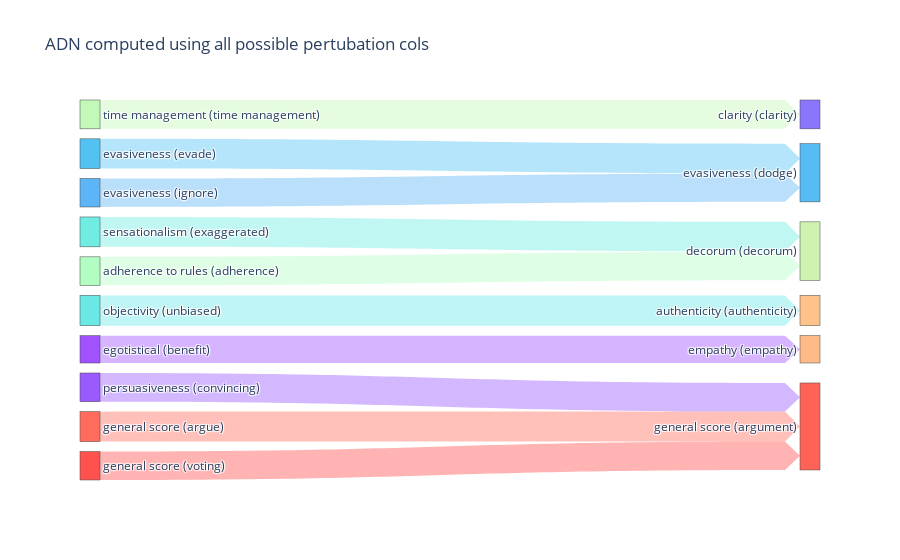
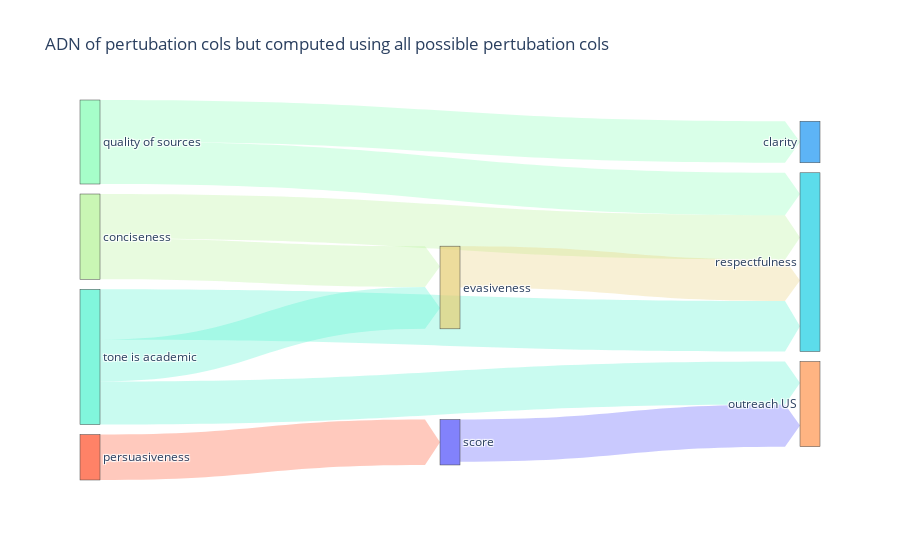
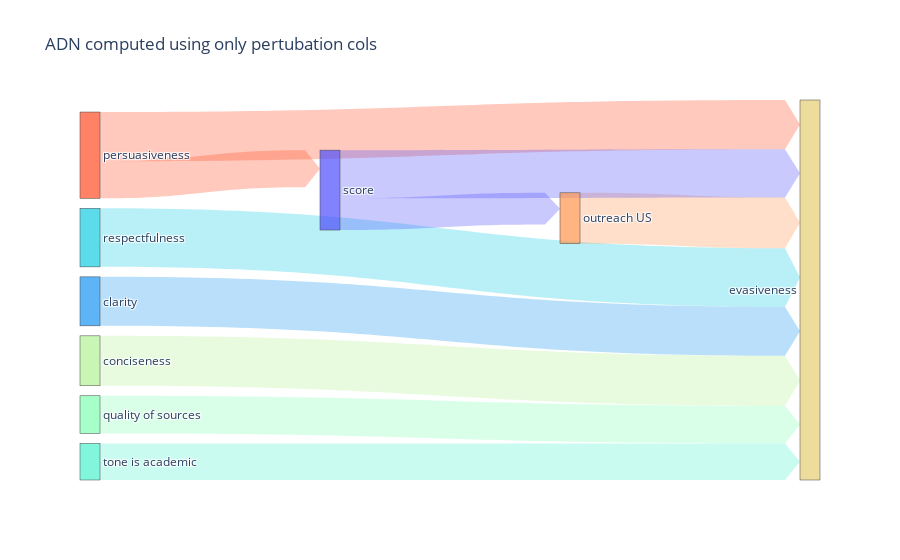
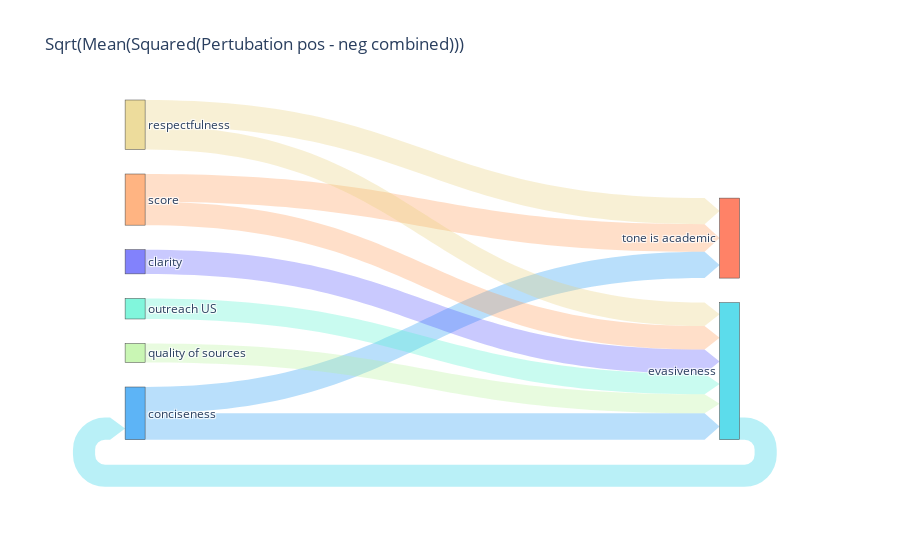

Notebook cell for these charts, in order:
### Code cell
n_connections = 10

dis_matrices = [
    ('ADN computed using all possible pertubation cols', dis_matrix_adn_complete),
    ('ADN of pertubation cols but computed using all possible pertubation cols', dis_matrix_adn_pertubation_cols_computed_using_complete),
    ('ADN computed using only pertubation cols', dis_matrix_adn_pertubation_cols),
    ('Sqrt(Mean(Squared(Pertubation pos - neg combined)))', pertubation_pos_minus_neg_combined_rmse),
    # ('Mean(Pertubation pos - neg combined)', pertubation_pos_minus_neg_combined_mean),
    # ('Abs(Mean(Pertubation pos - neg combined))', pertubation_pos_minus_neg_combined_mean.abs()),
    ('Sqrt(Mean(Squared(Pertubation 0. - Original Value))', pertubation_rmse[0.0]),
    # ('Mean(Pertubation 0. - Original Value)', pertubation_mean[0.0]),
    # ('Abs(Mean(Pertubation 0. - Original Value))', pertubation_mean[0.0].abs()),
]

for name, dis_matrix in dis_matrices:
    dm = DistanceMatrix(dis_matrix)
    dm.keep_top_n_links(n_connections)
    fig = dm.to_go_figure()
    # set title
    fig.update_layout(title=name)
    # plt.title(name)
    fig.show()

### Figure 1 — Plotly figure (JSON) as saved in the notebook; plotly's stock layout.template omitted (floating-point values rounded to 4 significant figures)
{"data": [{"arrangement": "freeform", "link": {"arrowlen": 15, "color": ["rgba(44, 222, 220, 0.3)", "rgba(255, 46, 23, 0.3)", "rgba(52, 228, 216, 0.3)", "rgba(9, 169, 238, 0.3)", "rgba(170, 246, 154, 0.3)", "rgba(113, 21, 254, 0.3)", "rgba(146, 253, 169, 0.3)", "rgba(25, 149, 242, 0.3)", "rgba(255, 9, 4, 0.3)", "rgba(121, 9, 254, 0.3)"], "source": [21, 60, 22, 14, 37, 1, 34, 12, 63, 0], "target": [49, 61, 39, 13, 4, 61, 39, 13, 61, 50], "value": [0.9036, 0.8939, 0.8915, 0.8853, 0.8611, 0.8554, 0.853, 0.8501, 0.8481, 0.8155]}, "node": {"color": ["rgba(121, 9, 254, 0.7)", "rgba(113, 21, 254, 0.7)", "rgba(105, 34, 254, 0.7)", "rgba(97, 46, 253, 0.7)", "rgba(89, 59, 253, 0.7)", "rgba(81, 71, 252, 0.7)", "rgba(73, 83, 251, 0.7)", "rgba(65, 95, 250, 0.7)", "rgba(57, 106, 249, 0.7)", "rgba(49, 117, 247, 0.7)", "rgba(41, 128, 246, 0.7)", "rgba(33, 139, 244, 0.7)", "rgba(25, 149, 242, 0.7)", "rgba(17, 159, 240, 0.7)", "rgba(9, 169, 238, 0.7)", "rgba(1, 178, 236, 0.7)", "rgba(4, 185, 234, 0.7)", "rgba(12, 193, 231, 0.7)", "rgba(20, 201, 228, 0.7)", "rgba(28, 209, 226, 0.7)", "rgba(36, 215, 223, 0.7)", "rgba(44, 222, 220, 0.7)", "rgba(52, 228, 216, 0.7)", "rgba(60, 233, 213, 0.7)", "rgba(68, 238, 209, 0.7)", "rgba(76, 242, 206, 0.7)", "rgba(84, 246, 202, 0.7)", "rgba(92, 249, 198, 0.7)", "rgba(100, 251, 194, 0.7)", "rgba(108, 253, 190, 0.7)", "rgba(116, 254, 186, 0.7)", "rgba(124, 254, 181, 0.7)", "rgba(130, 254, 178, 0.7)", "rgba(138, 254, 174, 0.7)", "rgba(146, 253, 169, 0.7)", "rgba(154, 251, 164, 0.7)", "rgba(162, 249, 159, 0.7)", "rgba(170, 246, 154, 0.7)", "rgba(178, 242, 149, 0.7)", "rgba(186, 238, 144, 0.7)", "rgba(194, 233, 139, 0.7)", "rgba(202, 228, 134, 0.7)", "rgba(210, 222, 128, 0.7)", "rgba(218, 215, 123, 0.7)", "rgba(226, 209, 117, 0.7)", "rgba(234, 201, 112, 0.7)", "rgba(242, 193, 106, 0.7)", "rgba(250, 185, 100, 0.7)", "rgba(255, 178, 96, 0.7)", "rgba(255, 169, 90, 0.7)", "rgba(255, 159, 84, 0.7)", "rgba(255, 149, 78, 0.7)", "rgba(255, 139, 72, 0.7)", "rgba(255, 128, 66, 0.7)", "rgba(255, 117, 60, 0.7)", "rgba(255, 106, 54, 0.7)", "rgba(255, 95, 48, 0.7)", "rgba(255, 83, 42, 0.7)", "rgba(255, 71, 36, 0.7)", "rgba(255, 59, 29, 0.7)", "rgba(255, 46, 23, 0.7)", "rgba(255, 34, 17, 0.7)", "rgba(255, 21, 10, 0.7)", "rgba(255, 9, 4, 0.7)"], "label": ["egotistical (benefit)", "persuasiveness (convincing)", "clarity (understandable)", "clarity (easiness)", "clarity (clarity)", "contribution (quality)", "contribution (quantity)", "truthfulness (thruthullness)", "bias (bias)", "manipulation (manipulation)", "manipulation (underhanded)", "evasiveness (avoid)", "evasiveness (ignore)", "evasiveness (dodge)", "evasiveness (evade)", "relevant (relevant)", "relevance (relevance)", "conciseness (efficiency)", "conciseness (concise)", "use of evidence (evidence)", "emotional appeal (emotional)", "objectivity (unbiased)", "sensationalism (exaggerated)", "controversiality (controversial)", "coherence (coherent)", "consistency (consistent)", "factuality (factual)", "completeness (complete)", "quality of sources (reliable)", "balance (balanced)", "tone is conversational (tone)", "tone is academic (tone)", "accessibility (accessibility)", "engagement (engagement)", "adherence to rules (adherence)", "respectfulness (respectfulness)", "interruptions (interruptions)", "time management (time management)", "responsiveness (responsiveness)", "decorum (decorum)", "venue respect (venue respect)", "contextual awareness (contextual awareness)", "confidence (confidence)", "fair play (fair play)", "listening skills (listening skills)", "civil discourse (civil discourse)", "respect for diverse opinions (respect for diverse opinions)", "preparation (preparation)", "resonance (resonance)", "authenticity (authenticity)", "empathy (empathy)", "innovation (innovation)", "outreach (penetration)", "outreach (relatability)", "outreach (accessibility)", "outreach (amplification)", "outreach (cultural relevance)", "outreach (resonance)", "logical (logic argument)", "logical (sound)", "general score (argue)", "general score (argument)", "general score (quality)", "general score (voting)"], "pad": 10}, "type": "sankey"}], "layout": {"title": {"text": "ADN computed using all possible pertubation cols"}}}

### Figure 2 — Plotly figure (JSON) as saved in the notebook; plotly's stock layout.template omitted (floating-point values rounded to 4 significant figures)
{"data": [{"arrangement": "freeform", "link": {"arrowlen": 15, "color": ["rgba(76, 242, 206, 0.3)", "rgba(255, 77, 39, 0.3)", "rgba(178, 242, 149, 0.3)", "rgba(76, 242, 206, 0.3)", "rgba(128, 254, 179, 0.3)", "rgba(77, 77, 251, 0.3)", "rgba(76, 242, 206, 0.3)", "rgba(128, 254, 179, 0.3)", "rgba(230, 205, 115, 0.3)", "rgba(178, 242, 149, 0.3)"], "source": [3, 8, 5, 3, 4, 0, 3, 4, 6, 5], "target": [2, 0, 2, 7, 2, 7, 6, 1, 2, 6], "value": [0.7068, 0.6371, 0.6231, 0.6039, 0.5957, 0.5904, 0.5864, 0.5823, 0.5806, 0.5727]}, "node": {"color": ["rgba(77, 77, 251, 0.7)", "rgba(25, 149, 242, 0.7)", "rgba(24, 205, 227, 0.7)", "rgba(76, 242, 206, 0.7)", "rgba(128, 254, 179, 0.7)", "rgba(178, 242, 149, 0.7)", "rgba(230, 205, 115, 0.7)", "rgba(255, 149, 78, 0.7)", "rgba(255, 77, 39, 0.7)"], "label": ["score", "clarity", "respectfulness", "tone is academic", "quality of sources", "conciseness", "evasiveness", "outreach US", "persuasiveness"], "pad": 10}, "type": "sankey"}], "layout": {"title": {"text": "ADN of pertubation cols but computed using all possible pertubation cols"}}}

### Figure 3 — Plotly figure (JSON) as saved in the notebook; plotly's stock layout.template omitted (floating-point values rounded to 4 significant figures)
{"data": [{"arrangement": "freeform", "link": {"arrowlen": 15, "color": ["rgba(24, 205, 227, 0.3)", "rgba(255, 149, 78, 0.3)", "rgba(178, 242, 149, 0.3)", "rgba(255, 77, 39, 0.3)", "rgba(25, 149, 242, 0.3)", "rgba(77, 77, 251, 0.3)", "rgba(128, 254, 179, 0.3)", "rgba(255, 77, 39, 0.3)", "rgba(76, 242, 206, 0.3)", "rgba(77, 77, 251, 0.3)"], "source": [2, 7, 5, 8, 1, 0, 4, 8, 3, 0], "target": [6, 6, 6, 6, 6, 6, 6, 0, 6, 7], "value": [0.5709, 0.4961, 0.4867, 0.4797, 0.4775, 0.4702, 0.3676, 0.3614, 0.3562, 0.3087]}, "node": {"color": ["rgba(77, 77, 251, 0.7)", "rgba(25, 149, 242, 0.7)", "rgba(24, 205, 227, 0.7)", "rgba(76, 242, 206, 0.7)", "rgba(128, 254, 179, 0.7)", "rgba(178, 242, 149, 0.7)", "rgba(230, 205, 115, 0.7)", "rgba(255, 149, 78, 0.7)", "rgba(255, 77, 39, 0.7)"], "label": ["score", "clarity", "respectfulness", "tone is academic", "quality of sources", "conciseness", "evasiveness", "outreach US", "persuasiveness"], "pad": 10}, "type": "sankey"}], "layout": {"title": {"text": "ADN computed using only pertubation cols"}}}

### Figure 4 — Plotly figure (JSON) as saved in the notebook; plotly's stock layout.template omitted (floating-point values rounded to 4 significant figures)
{"data": [{"arrangement": "freeform", "link": {"arrowlen": 15, "color": ["rgba(255, 149, 78, 0.3)", "rgba(25, 149, 242, 0.3)", "rgba(25, 149, 242, 0.3)", "rgba(230, 205, 115, 0.3)", "rgba(77, 77, 251, 0.3)", "rgba(230, 205, 115, 0.3)", "rgba(255, 149, 78, 0.3)", "rgba(24, 205, 227, 0.3)", "rgba(76, 242, 206, 0.3)", "rgba(178, 242, 149, 0.3)"], "source": [7, 1, 1, 6, 0, 6, 7, 2, 3, 5], "target": [8, 2, 8, 8, 2, 2, 2, 1, 2, 2], "value": [0.2653, 0.253, 0.2514, 0.2492, 0.2317, 0.2245, 0.2245, 0.2121, 0.1969, 0.1817]}, "node": {"color": ["rgba(77, 77, 251, 0.7)", "rgba(25, 149, 242, 0.7)", "rgba(24, 205, 227, 0.7)", "rgba(76, 242, 206, 0.7)", "rgba(128, 254, 179, 0.7)", "rgba(178, 242, 149, 0.7)", "rgba(230, 205, 115, 0.7)", "rgba(255, 149, 78, 0.7)", "rgba(255, 77, 39, 0.7)"], "label": ["clarity", "conciseness", "evasiveness", "outreach US", "persuasiveness", "quality of sources", "respectfulness", "score", "tone is academic"], "pad": 10}, "type": "sankey"}], "layout": {"title": {"text": "Sqrt(Mean(Squared(Pertubation pos - neg combined)))"}}}
